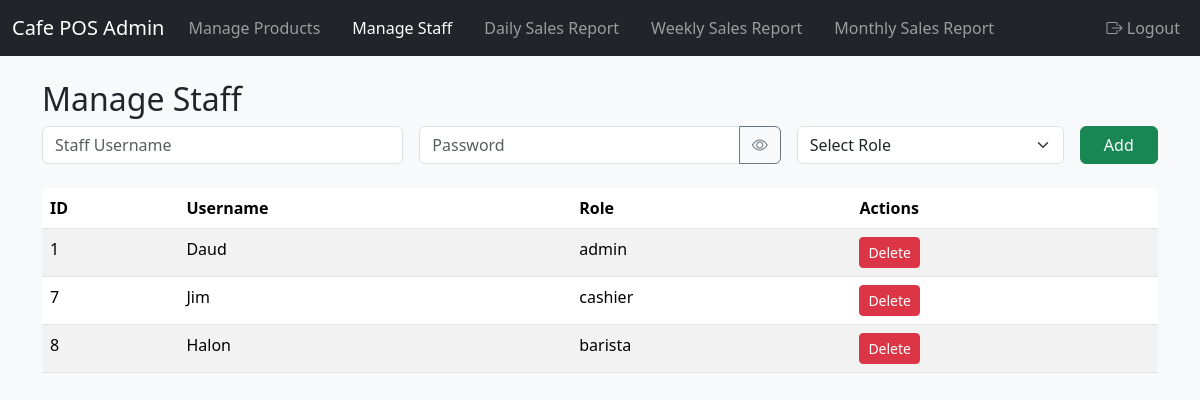
Before: /admin/manage_staff.php with the older database file.
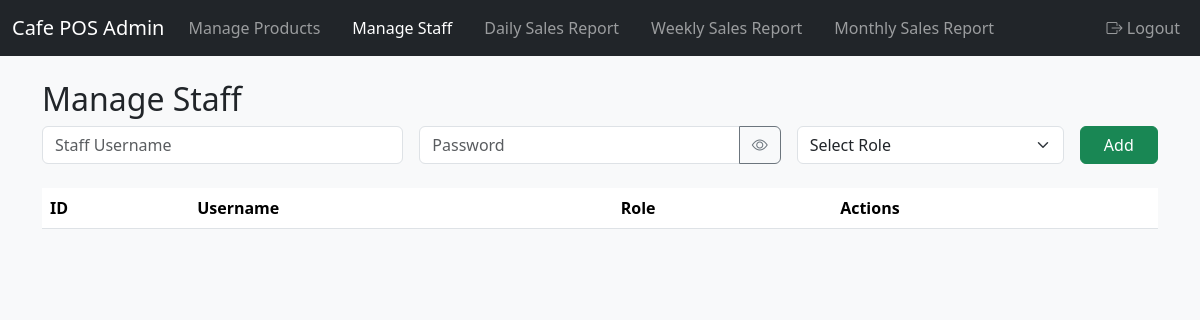
After: the same page with the newer database file.
### tables this page shows
CREATE TABLE `users` (
  `id` int(11) NOT NULL,
  `username` varchar(50) NOT NULL,
  `password` varchar(255) NOT NULL,
  `role` enum('cashier','barista','admin') NOT NULL,
  `created_at` timestamp NOT NULL DEFAULT current_timestamp()
);

### admin/manage_staff.php (the view, shortened to what this page needs)
<?php
include '../db.php';
$stmt = $pdo->query("SELECT id, username, role FROM users ORDER BY id ASC");
$staff = $stmt->fetchAll();
?>
<!DOCTYPE html>
<html lang="en">
<head>
    <link href="../bootstrap-5.3.3-dist/css/bootstrap.min.css" rel="stylesheet">
    <link rel="stylesheet" href="../vendor/twbs/bootstrap-icons/font/bootstrap-icons.css">
</head>
<body>
  <?php include 'navbar.php'; ?>
  <div class="container mt-4">
    <h2>Manage Staff</h2>
    <form action="manage_staff.php" method="post" class="row g-3 mb-4">
        <div class="col-12 col-md-4">
            <input type="text" name="username" class="form-control" placeholder="Staff Username" required>
        </div>
        <div class="col-12 col-md-4">
            <div class="input-group">
                <input type="password" name="password" id="passwordField" class="form-control" placeholder="Password" required>
                <button class="btn btn-outline-secondary" type="button" id="togglePassword">
                    <i class="bi bi-eye"></i>
                </button>
            </div>
        </div>
        <div class="col-12 col-md-3">
            <select class="form-select" name="role" required>
                <option value="" disabled selected>Select Role</option>
            </select>
        </div>
        <div class="col-12 col-md-1">
            <button type="submit" class="btn btn-success w-100">Add</button>
        </div>
    </form>
    <div class="table-responsive">
      <table class="table table-striped">
          <thead>
              <tr>
                  <th>ID</th>
                  <th>Username</th>
                  <th>Role</th>
                  <th>Actions</th>
              </tr>
          </thead>
          <tbody>
              <?php foreach($staff as $s): ?>
              <tr>
                  <td><?php echo $s['id']; ?></td>
                  <td><?php echo htmlspecialchars($s['username']); ?></td>
                  <td><?php echo htmlspecialchars($s['role']); ?></td>
                  <td>
                      <button class="btn btn-danger btn-sm" onclick="if(confirm('Are you sure you want to delete <?php echo addslashes($s['username']); ?>?')) { window.location.href = 'delete_staff.php?id=<?php echo $s['id']; ?>'; }">
                          Delete
                      </button>
                  </td>
              </tr>
              <?php endforeach; ?>
          </tbody>
      </table>
    </div>
  </div>
</body>
</html>

### admin/navbar.php (shortened to what this page needs)
<?php
$currentPage = basename($_SERVER['PHP_SELF']);
?>
<nav class="navbar navbar-expand-lg navbar-dark bg-dark">
  <div class="container-fluid">
    <a class="navbar-brand" href="#">Cafe POS Admin</a>
    <div class="collapse navbar-collapse" id="navbarAdmin">
      <ul class="navbar-nav me-auto mb-2 mb-lg-0">
        <li class="nav-item me-3">
          <a class="nav-link <?php echo ($currentPage == 'manage_products.php') ? 'active' : ''; ?>" href="manage_products.php">
            Manage Products
          </a>
        </li>
        <li class="nav-item me-3">
          <a class="nav-link <?php echo ($currentPage == 'manage_staff.php') ? 'active' : ''; ?>" href="manage_staff.php">
            Manage Staff
          </a>
        </li>
        <li class="nav-item me-3">
          <a class="nav-link <?php echo ($currentPage == 'daily_sales.php') ? 'active' : ''; ?>" href="daily_sales.php">
            Daily Sales Report
          </a>
        </li>
        <li class="nav-item me-3">
          <a class="nav-link <?php echo ($currentPage == 'weekly_sales.php') ? 'active' : ''; ?>" href="weekly_sales.php">
             Weekly Sales Report
          </a>
        </li>
        <li class="nav-item me-3">
          <a class="nav-link <?php echo ($currentPage == 'monthly_sales.php') ? 'active' : ''; ?>" href="monthly_sales.php">
            Monthly Sales Report
          </a>
        </li>
      </ul>
      <ul class="navbar-nav ms-auto mb-2 mb-lg-0">
        <li class="nav-item">
          <a class="nav-link" href="../logout.php" title="Logout">
            <i class="bi bi-box-arrow-right"></i> Logout
          </a>
        </li>
      </ul>
    </div>
  </div>
</nav>

### admin/manage_staff.php (style rules this page uses)
body { background-color: #f8f9fa; }

Changed rows visible on the page:
removed users: id "1", username "Daud", role "admin"
removed users: id "7", username "Jim", role "cashier"
removed users: id "8", username "Halon", role "barista"
